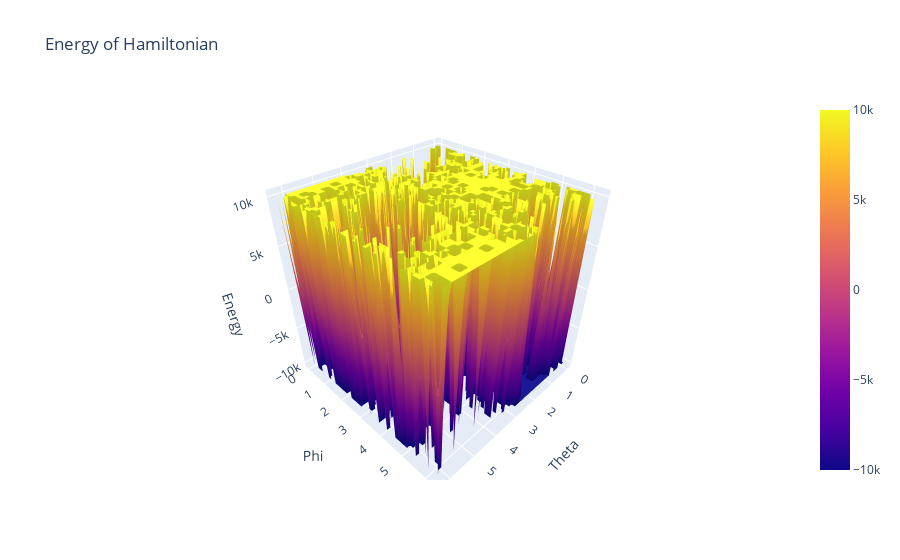

The notebook cell saved with this chart:
### Code cell
import numpy as np
import plotly.graph_objects as go

resolution = 50
shots = 10000
theta = np.linspace(0, 2*np.pi, resolution)
phi = np.linspace(0, 2*np.pi, resolution)
energies = np.zeros((resolution, resolution))

# Calculate energy values
for i in range(resolution):
    print(i)
    for j in range(resolution):
        energies[i, j] = vqe_step(theta[i], phi[j],1, shots)

# Create 3D plot
fig = go.Figure(data=[go.Surface(z=energies, x=theta, y=phi)])

# Set labels and title
fig.update_layout(scene=dict(
                    xaxis_title='Theta',
                    yaxis_title='Phi',
                    zaxis_title='Energy',
                    ),
                    title='Energy of Hamiltonian')

# Show plot
fig.show()

### Figure 1 — Plotly figure (JSON) as saved in the notebook; plotly's stock layout.template omitted (floating-point values rounded to 4 significant figures; data arrays with more than 128 entries replaced by an {"elided": "..."} marker saying what was removed)
{"data": [{"type": "surface", "x": [0, 0.1282, 0.2565, 0.3847, 0.5129, 0.6411, 0.7694, 0.8976, 1.026, 1.154, 1.282, 1.411, 1.539, 1.667, 1.795, 1.923, 2.052, 2.18, 2.308, 2.436, 2.565, 2.693, 2.821, 2.949, 3.077, 3.206, 3.334, 3.462, 3.59, 3.719, 3.847, 3.975, 4.103, 4.232, 4.36, 4.488, 4.616, 4.744, 4.873, 5.001, 5.129, 5.257, 5.386, 5.514, 5.642, 5.77, 5.899, 6.027, 6.155, 6.283], "y": [0, 0.1282, 0.2565, 0.3847, 0.5129, 0.6411, 0.7694, 0.8976, 1.026, 1.154, 1.282, 1.411, 1.539, 1.667, 1.795, 1.923, 2.052, 2.18, 2.308, 2.436, 2.565, 2.693, 2.821, 2.949, 3.077, 3.206, 3.334, 3.462, 3.59, 3.719, 3.847, 3.975, 4.103, 4.232, 4.36, 4.488, 4.616, 4.744, 4.873, 5.001, 5.129, 5.257, 5.386, 5.514, 5.642, 5.77, 5.899, 6.027, 6.155, 6.283], "z": {"elided": "50x50 int values"}}], "layout": {"scene": {"xaxis": {"title": {"text": "Theta"}}, "yaxis": {"title": {"text": "Phi"}}, "zaxis": {"title": {"text": "Energy"}}}, "title": {"text": "Energy of Hamiltonian"}}}
